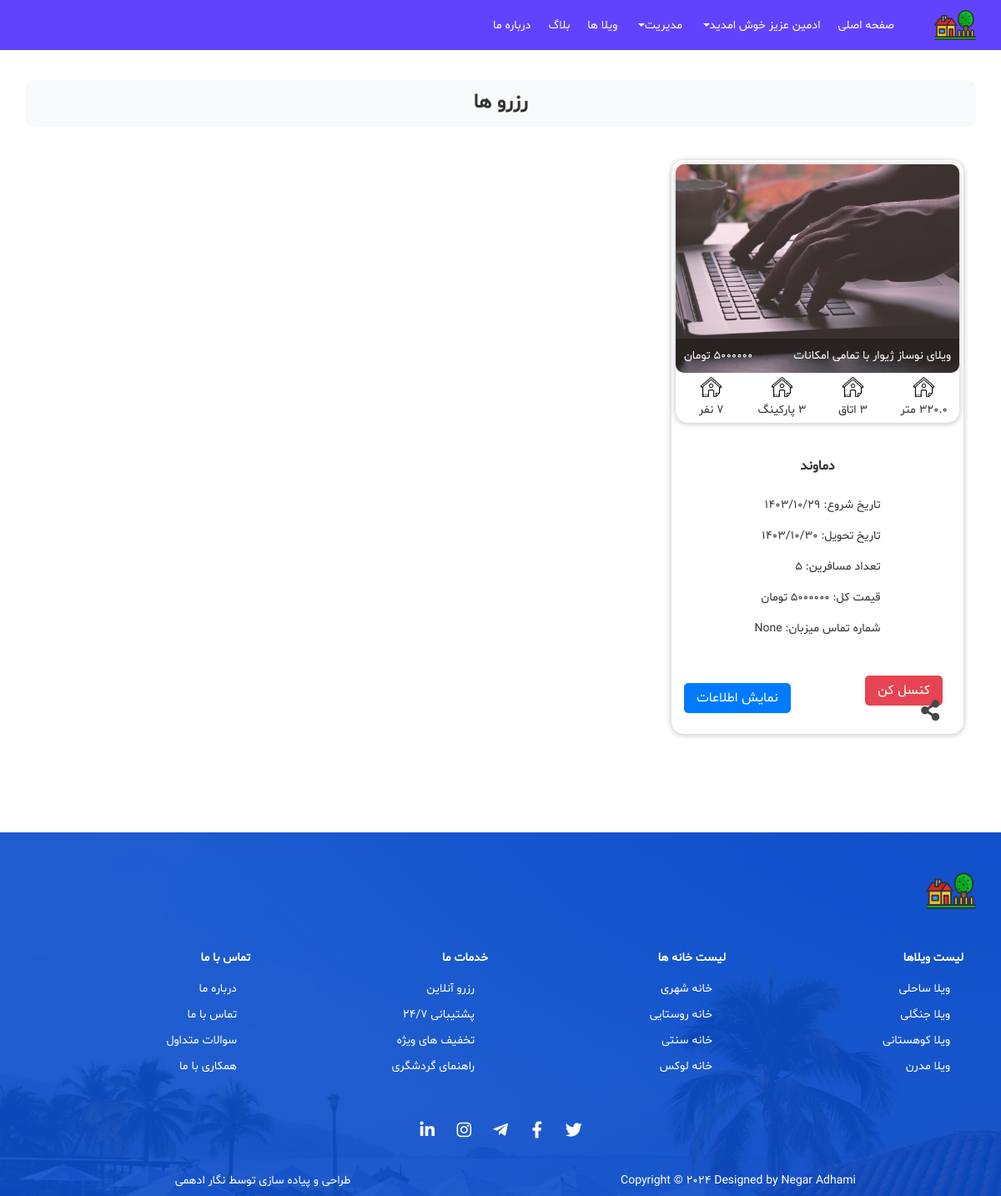
Screenshot of /user/orders/ (signed in) with the database file from the repository.
### users/models.py (models this page shows)
class User(AbstractUser):
    ROLES = ((1, 'Admin'), (2, 'Host'), (3, 'Passenger'))
    role = models.IntegerField(choices=ROLES, default=3)
    phonenumber = models.CharField(max_length=15, blank=True, null=True)
    address = models.TextField(blank=True, null=True)
    role_change_requested = models.BooleanField(default=False)
    is_active = models.BooleanField(default=True)
    objects = UserManager()

### reservations/models.py (models this page shows)
class Order(models.Model):
    house = models.ForeignKey(House, on_delete=models.CASCADE)
    user = models.ForeignKey(User, on_delete=models.CASCADE)
    arrive_date = models.DateField()
    exit_date = models.DateField()
    count_of_passengers = models.IntegerField()
    total_price = models.DecimalField(max_digits=10, decimal_places=0)

### house/models.py (models this page shows, shortened)
class House(models.Model):
    name = models.CharField(max_length=100)
    image = models.ImageField(upload_to='house_images/')
    image2 = models.ImageField(upload_to='house_images/', null=True, blank=True)
    image3 = models.ImageField(upload_to='house_images/', null=True, blank=True)
    image4 = models.ImageField(upload_to='house_images/', null=True, blank=True)
    image5 = models.ImageField(upload_to='house_images/', null=True, blank=True)
    city = models.CharField(max_length=100)
    number_of_rooms = models.IntegerField()
    area = models.FloatField()
    number_of_parkings = models.IntegerField()
    capacity = models.IntegerField()
    price_per_day = models.IntegerField()
    pool = models.BooleanField(default=False)
    oven = models.BooleanField(default=False)
    user = models.ForeignKey(User, on_delete=models.CASCADE)
    is_active = models.BooleanField(default=True)

### reservations/views.py (the view)
# urls.py: path('user/orders/', views.user_orders, name='user_orders'),
@login_required
def user_orders(request):
    orders = Order.objects.filter(user=request.user)
    return render(request, 'reservations/user_orders.html', {'orders': orders})

### templates/reservations/user_orders.html (shortened to what this page needs)
{% extends 'base.html' %}
{% load static %}
{% block content %}
    <section class="container my-5 py-md-5">
        <p class="titleWithBg">رزرو ها</p>
        <div class="row">
            {% if orders %}
                {% for order in orders %}
                    <div class="col-md-6 col-lg-4">
                        <div class="hotelDetailCard">
                            <div class="boxHeader">
                                <a href="{% url 'house_detail' order.house.id %}">
                                    <div class="img" style="background-image: url({{ order.house.image.url }})">
                                        <div class="text">
                                            <p class="m-0">{{ order.house.name }}</p>
                                            <p class="m-0">{{ order.house.price_per_day }} تومان</p>
                                        </div>
                                    </div>
                                </a>
                                <div class="detail row">
                                    <div class="col-3 px-1">
                                        <img src="{% static 'images/icon/home.png' %}" alt="هتل">
                                        <p class="m-0">{{ order.house.area }} متر</p>
                                    </div>
                                    <div class="col-3 px-1">
                                        <img src="{% static 'images/icon/home.png' %}" alt="هتل">
                                        <p class="m-0">{{ order.house.number_of_rooms }} اتاق</p>
                                    </div>
                                    <div class="col-3 px-1">
                                        <img src="{% static 'images/icon/home.png' %}" alt="هتل">
                                        <p class="m-0">{{ order.house.number_of_parkings }} پارکینگ</p>
                                    </div>
                                    <div class="col-3 px-1">
                                        <img src="{% static 'images/icon/home.png' %}" alt="هتل">
                                        <p class="m-0">{{ order.house.capacity }} نفر</p>
                                    </div>
                                </div>
                            </div>
                            <div class="boxContent">
                                <a href="{% url 'house_detail' order.house.id %}" class="font-weight-bold h6 my-4 text-center d-block" title="{{ order.house.city }}">
                                    {{ order.house.city }}
                                </a>
                                <div class="mb-2 d-flex align-items-center justify-content-center">
                                    <div>
                                        <p>تاریخ شروع: {{ order.arrive_date|date:"Y/m/d" }}</p>
                                        <p>تاریخ تحویل: {{ order.exit_date|date:"Y/m/d" }}</p>
                                        <p>تعداد مسافرین: {{ order.count_of_passengers }}</p>
                                        <p>قیمت کل: {{ order.total_price }} تومان</p>
                                        <p>شماره تماس میزبان: {{ order.house.user.phonenumber }}</p>
                                    </div>
                                </div>
                            </div>
                            <div class="boxFooter">
                                <div class="d-flex align-items-center">
                                    <div>
                                        <form method="post" action="{% url 'cancel_order' order.pk %}">
                                            <button class="red-btn rounded-border" type="submit">کنسل کن</button>
                                        </form>
                                        <div class="dropup share-btn px-2">
                                            <button type="button" class="dropdown-toggle" data-toggle="dropdown" aria-haspopup="true" aria-expanded="false">
                                                <i class="fas fa-share-alt"></i>
                                            </button>
                                        </div>
                                    </div>
                                </div>
                                <div>
                                    <a href="{% url 'house_detail' order.house.id %}" class="blue-btn" title="نمایش اطلاعات">نمایش اطلاعات</a>
                                </div>
                            </div>
                        </div>
                    </div>
                {% endfor %}
            {% else %}
                <p>شما هیچ سفارشی ندارید</p>
            {% endif %}
        </div>
    </section>
{% endblock %}

### templates/includes/header.html (shortened to what this page needs)
{% load static %}
<header>
    <nav class="navbar navbar-expand-lg fixed-top p-0 header-nav">
        <div class="container">
            <a class="navbar-brand p-0 m-0" href="#">
                <img src="{% static 'images/logo.svg' %}" alt="ویلا">
            </a>
            <div class="collapse navbar-collapse" id="navbarSupportedContent">
                <ul class="navbar-nav">
                    <li class="nav-item">
                        <a class="nav-link active" href="{% url 'home' %}" title="صفحه اصلی">صفحه اصلی</a>
                    </li>
                    {% if user.is_authenticated %}
                        <li class="nav-item dropdown">
                            <a class="nav-link dropdown-toggle d-flex align-items-center" href="#" id="navbarDropdown"
                                role="button" data-toggle="dropdown" aria-haspopup="true" aria-expanded="false"
                                title="سوییت ها">
                                {{ user.first_name }} عزیز خوش امدید
                            </a>
                        </li>
                        {% if user.is_superuser %}
                            <li class="nav-item dropdown">
                                <a class="nav-link dropdown-toggle d-flex align-items-center" href="#" id="navbarDropdown1"
                                    role="button" data-toggle="dropdown" aria-haspopup="true" aria-expanded="false"
                                    >
                                    مدیریت
                                </a>
                            </li>
                        {% endif %}
                    {% endif %}
                    <li class="nav-item">
                        <a class="nav-link" href="{% url 'house_list' %}" title="ویلا ها">ویلا ها</a>
                    </li>
                    <li class="nav-item">
                        <a class="nav-link" href="{% url 'article' %}" title="بلاگ">بلاگ</a>
                    </li>
                    <li class="nav-item">
                        <a class="nav-link" href="{% url 'about_us' %}" title="درباره ما">درباره ما</a>
                    </li>
                </ul>
            </div>
        </div>
    </nav>
</header>

### static/css/style.css (style rules this page uses)
* { flex-wrap: wrap; font-family: shabnam; position: relative; box-sizing: border-box; outline: none; }
body { text-align: right; color: #333333; font-size: 14px; }
a, a:hover, a:active, a:focus { text-decoration: none; color: inherit; }
.row { padding: 0; margin: 0; width: 100%; }
.container, .container-fluid { padding: 0; }
img { max-width: 100%; }
.h1, .h2, .h3, .h4, .h5, .h6, h1, h2, h3, h4, h5, h6 { line-height: 1.5; }
:root { --main-blue: #094ccb; --main-light-blue: #3094fb; --main-yellow: #fbce45; --main-red: #f50f76; }
.rounded-border { border-radius: 2em !important; }
.titleWithBg { background-color: #f6f6f6; text-align: center; padding: 10px; margin-bottom: 20px; font-size: 1.2em; border-radius: 10px; font-weight: bold; }
.hotelDetailCard { transition: 0.15s linear; margin: 20px auto; box-shadow: 0px 1px 6px 1px rgba(0, 0, 0, 0.2); border-radius: 15px; padding: 5px; }
.hotelDetailCard .boxHeader { margin: 0 auto 40px auto; box-shadow: 0px 1px 6px 1px rgba(0, 0, 0, 0.2); border-radius: 15px; }
.hotelDetailCard .detail { text-align: center; padding-bottom: 5px; }
.hotelDetailCard .detail img { margin: 5px auto; max-width: 25px; }
.hotelDetailCard .img { margin: auto; height: 250px; border-radius: 10px; background-position: center; background-repeat: no-repeat; background-size: cover; overflow: hidden; }
.hotelDetailCard .img .text { background-color: rgba(0, 0, 0, 0.3); color: white; display: flex; align-items: center; justify-content: space-between; position: absolute; right: 0; bottom: 0; width: 100%; padding: 10px; }
.hotelDetailCard .boxFooter { padding: 0 10px; display: flex; align-items: center; justify-content: space-between; margin-top: 20px; }
.suiteCard .blue-btn, .attractionCard .blue-btn, .hotelDetailCard .blue-btn { padding: 6px 15px; }
.share-btn .dropdown-toggle::after { display: none; }
.share-btn .dropdown-toggle { background: transparent; border: none; font-size: 25px; color: #474747; transition: 0.3s; outline: none !important; box-shadow: none; }
.blue-btn, .white-btn { display: inline-block; margin: 10px auto; transition: 0.3s; border: 2px solid; border-radius: 7px; padding: 8px 25px; }
.blue-btn { background-color: var(--main-blue); color: white; border-color: 2px solid var(--main-blue); }
.header-nav { background-color: #6143FE; color: white; transition: 0.3s linear; }
.header-nav .navbar-brand img { max-width: 100px; max-height: 60px; padding: 5px 0; }
.header-nav .nav-link { margin-left: 5px; transition: 0.15s linear; }
.blue-btn { background-color: #007bff; border: none; padding: 10px 20px; font-size: 16px; color: white; border-radius: 5px; cursor: pointer; transition: background-color 0.3s ease; }
.titleWithBg { font-size: 1.5rem; font-weight: bold; text-align: center; background-color: #f8f9fa; padding: 10px; border-radius: 10px; margin-bottom: 20px; }
.red-btn { background-color: #e64452; border: none; padding: 6px 15px !important; font-size: 16px !important; color: white; border-radius: 5px !important; cursor: pointer; transition: background-color 0.3s ease; right: 10px; top: 10px; }

### rows the page displays
User: first_name "ادمین"
Order: house.image (picture), house.name "ویلای نوساز ژیوار با تمامی امکانات", house.price_per_day "5000000", house.city "دماوند", arrive_date "1403/10/29", exit_date "1403/10/30", count_of_passengers "5", total_price "5000000", house.user.phonenumber "None"
